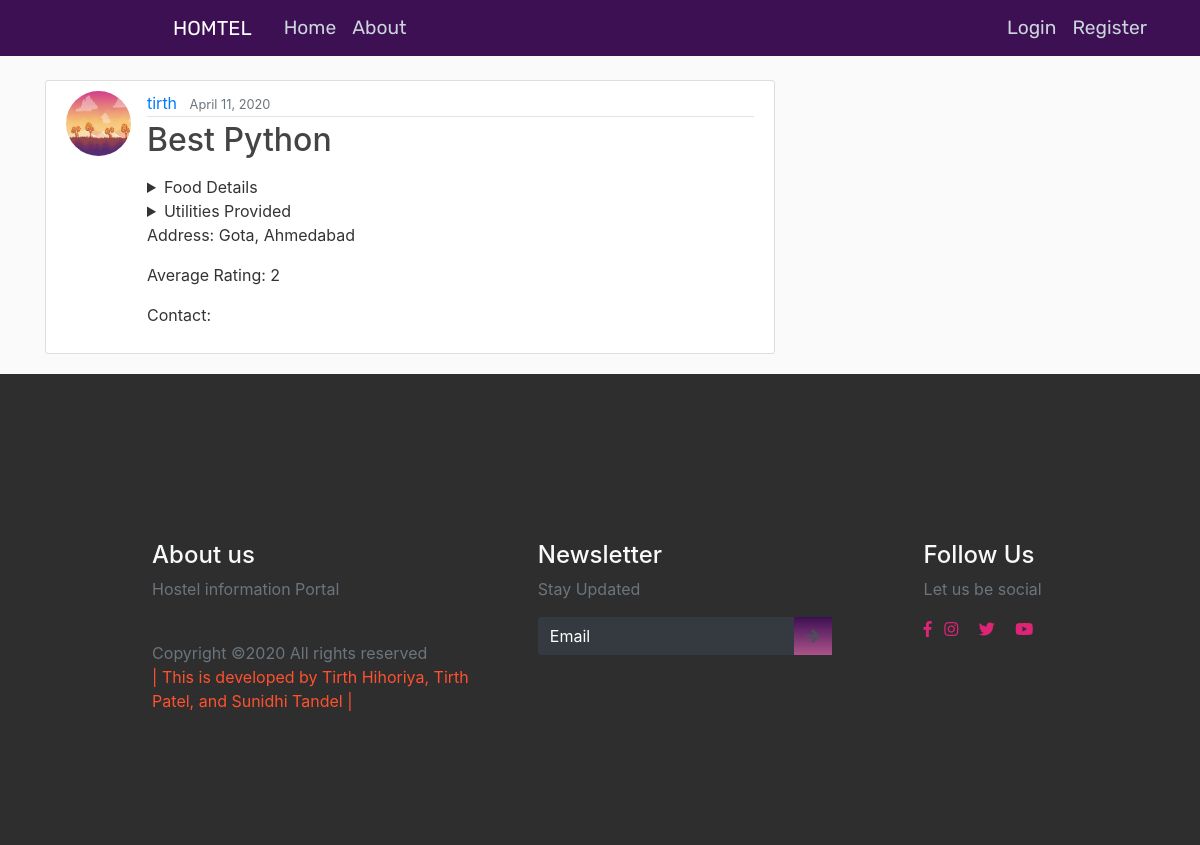
The page /post/56 on the database as committed earlier.
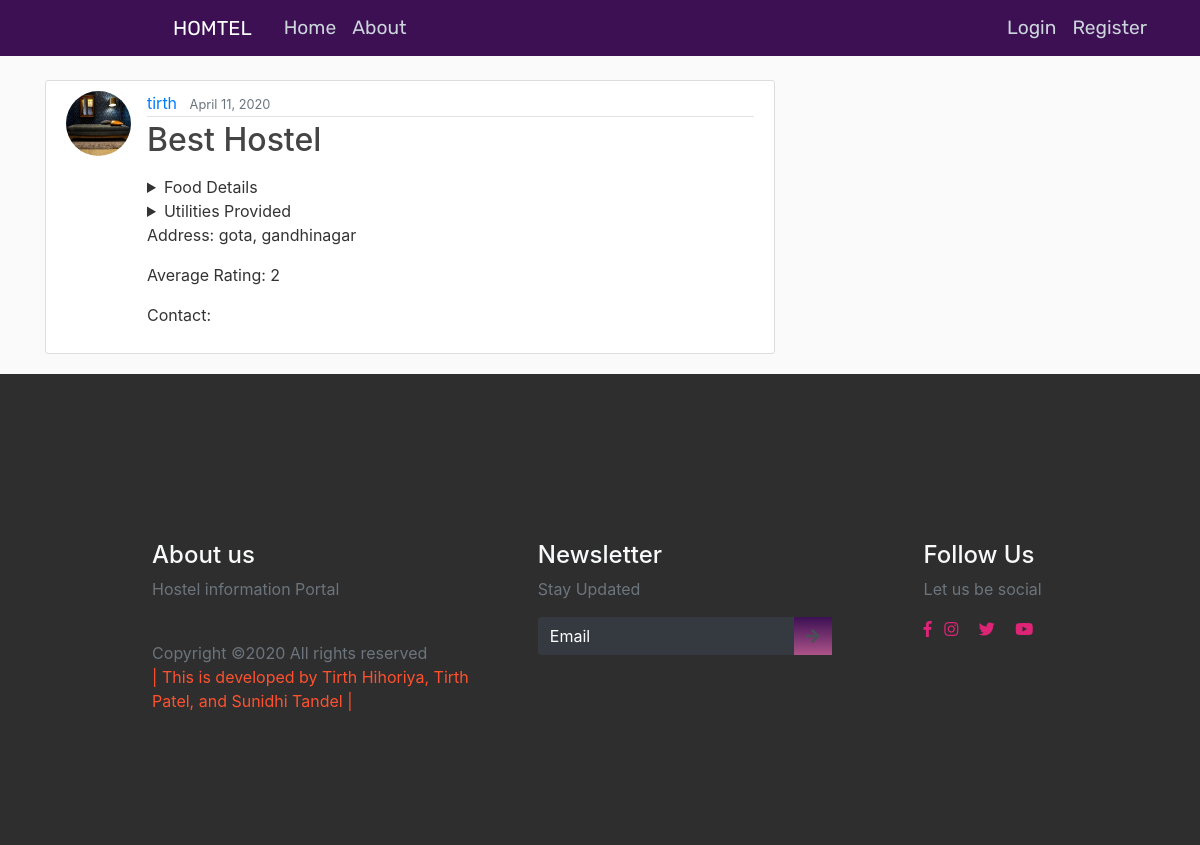
The same page on the database as committed later.
### blog/models.py (models this page shows, shortened)
class Post(models.Model):
    CITY_CHOICES = [
        ("gandhinagar", "Gandhinagar"),
        ("ahmedabad", "Ahmedabad"),
        ("bhavnagar", "Bhavnagar"),
    ]
    AREA_CHOICES = [
        ("gota", "Gota"),
        ("vaishnodevi", "Vaishnodevi"),
        ("godhrej", "Godhrej Garden City"),
    ]
    RATING_CHOICES = [("1", "1"), ("2", "2"), ("3", "3"), ("4", "4"), ("5", "5")]
    hostel_name = models.CharField(max_length=20)
    address = models.CharField(max_length=100, default="UNK")
    area = models.CharField(max_length=20, choices=AREA_CHOICES, default="UNK")
    city = models.CharField(max_length=20, choices=CITY_CHOICES, default="UNK")
    contact = models.CharField(max_length=10, default="UNK")
    rating = models.CharField(max_length=1, choices=RATING_CHOICES, default="UNK")
    breakfast = models.BooleanField(default=False)
    lunch = models.BooleanField(default=False)
    dinner = models.BooleanField(default=False)
    transportation = models.BooleanField(default=False)
    cctv = models.BooleanField(default=False)
    fridge = models.BooleanField(default=False)
    washing_machine = models.BooleanField(default=False)
    geyser = models.BooleanField(default=False)
    ac = models.BooleanField(default=False)
    date_posted = models.DateTimeField(
        default=timezone.now
    )  # only when post was created use--> auto_now_add=True
    author = models.ForeignKey(User, on_delete=models.CASCADE)

### users/models.py (models this page shows, shortened)
class Profile(models.Model):
    user = models.OneToOneField(User, on_delete=models.CASCADE)
    image = models.ImageField(default="default.jpg", upload_to="profile_pics")

### blog/views.py (the view)
# urls.py: path("post/<int:pk>", PostDetailView.as_view(), name="post-detail"),
class PostDetailView(DetailView):
    model = Post

### blog/templates/blog/post_detail.html (shortened to what this page needs)
{% extends "blog/base.html" %}
{% block content %}
    <article class="media content-section">
        <img src="{{ object.author.profile.image.url }}" alt="profile_pic" class="rounded-circle article-img">
        <div class="media-body">
        <div class="article-metadata">
            <a class="mr-2" href="{% url 'user-posts' object.author.username %}">{{ object.author }}</a>
            <small class="text-muted">{{ object.date_posted|date:"F d, Y" }}</small>
        </div>
        <h2 class="article-title">{{ object.hostel_name }}</h2>
        <div class="article-specs">
            <details>
            <summary>Food Details</summary>
            </details>
            <details>
                <summary>Utilities Provided</summary>
                </details>
        <p class="article-content">Address: {{ object.area}},&nbsp{{ object.city}}</p>
        <p class="article-content">Average Rating: {{ object.rating}}</p>
        <p class="article-content">Contact: {{ user.contact }}</p>
        </div>
    </article>
{% endblock content %}

### blog/templates/blog/base.html (shortened to what this page needs)
{% load static %}
<!DOCTYPE html>
<html >
  <head>
    <link rel="stylesheet" href="https://stackpath.bootstrapcdn.com/bootstrap/4.4.1/css/bootstrap.min.css">
    <link rel="stylesheet" type="text/css" href="{% static 'blog/main.css' %}">
    <link rel="stylesheet" href="https://use.fontawesome.com/releases/v5.7.2/css/all.css"
>
  <link rel="stylesheet" href="{% static 'blog/Style.css' %}" />
  <link rel="stylesheet" href="{% static 'blog/mobile-style.css' %}">
  <link rel="stylesheet" href="{% static 'blog/main.js' %}">
</head>
<body>
    <header class="site-header">
        <nav class="navbar navbar-expand-md navbar-dark bg-steel fixed-top">
        <div class="container">
            <a class="navbar-brand mr-4" href="{% url 'blog-home' %} ">HOMTEL</a>
            <div class="collapse navbar-collapse" id="navbarToggle">
            <div class="navbar-nav mr-auto">
                <a class="nav-item nav-link" href="{% url 'blog-home' %} ">Home</a>
                <a class="nav-item nav-link" href="{% url 'blog-about' %} ">About</a>
            </div>
            <div class="navbar-nav">
              {% if user.is_authenticated %}
                {% if user.user_role == seller %}
                  <a class="nav-item nav-link" href="{% url 'post-create' %}">New Hostel</a>
                {% endif %}
                  <a class="nav-item nav-link" href="{% url 'profile' %}">Profile</a>
                  <a class="nav-item nav-link" href="{% url 'logout' %}">Logout</a>
              {% else %}
                <a class="nav-item nav-link" href="{% url 'login' %}">Login</a>
                <a class="nav-item nav-link" href="{% url 'register' %}">Register</a>
              {% endif %}
            </div>
            </div>
        </div>
        </nav>
    </header>
    <main role="main" class="container">
        <div class="row">
          <div class="col-md-8">
            {% block content %}{% endblock %}
          </div>
        </div>
      </main>
      <footer>
        <br><br>
        <div class="container-fluid p-0">
          <div class="row text-left">
            <div class="col-md-5 col-sm-5">
              <h4 class="text-light">About us</h4>
              <p class="text-muted">Hostel information Portal</p>
              <p class="pt-4 text-muted">Copyright ©2020 All rights reserved <br>
                <span> |  This is developed by Tirth Hihoriya, Tirth Patel, and Sunidhi Tandel  |</span>
              </p>
            </div>
            <div class="col-md-5 col-sm-12">
              <h4 class="text-light">Newsletter</h4>
              <p class="text-muted">Stay Updated</p>
              <form class="form-inline">
                <div class="col pl-0">
                  <div class="input-group pr-5">
                    <input type="text" class="form-control bg-dark text-white" id="inlineFormInputGroupUsername2" placeholder="Email">
                    <div class="input-group-prepend">
                      <div class="input-group-text">
                        <i class="fas fa-arrow-right"></i>
                      </div>
                    </div>
                  </div>
                </div>
              </form>
            </div>
            <div class="col-md-2 col-sm-12">
              <h4 class="text-light">Follow Us</h4>
              <p class="text-muted">Let us be social</p>
              <div class="column text-light">
                <i class="fab fa-facebook-f"></i>
                <i class="fab fa-instagram"></i>
                <i class="fab fa-twitter"></i>
                <i class="fab fa-youtube"></i>
              </div>
            </div>
          </div>
        </div>
      </footer>
</body>
</html>

### blog/static/blog/main.css (style rules this page uses)
body { background: #fafafa; color: #333333; margin-top: 5rem; }
h1, h2, h3, h4, h5, h6 { color: #f8f9fa; }
.bg-steel { background-color: #3c1053; }
.site-header .navbar-nav .nav-link { color: #cbd5db; }
.content-section { background: #ffffff; padding: 10px 20px; border: 1px solid #dddddd; border-radius: 3px; margin-bottom: 20px; }
.article-title { color: #444444; }
.article-content { white-space: pre-line; }
.article-img { height: 65px; width: 65px; margin-right: 16px; }
.article-metadata { padding-bottom: 1px; margin-bottom: 4px; border-bottom: 1px solid #e3e3e3 }

### blog/static/blog/Style.css (style rules this page uses)
* { box-sizing: border-box; }
header, section { overflow-x: hidden; }
:root { --Rubik-font: "Rubik", cursive; --Rubik: "Rubik", cursive; --Patua: "Patua One", cursive; --Lobster: "lobster", cursive; --light-black: #2e2c2caf; --bggradient: linear-gradient(to bottom, #3c1053 ,#ad5389); --light-gray: rgba(255, 255, 255, 0.877); }
header a { font-family: var(--Rubik); font-size: 0.9em; color: whitesmoke; }
header .nav-item:last-child { padding-right: 10.5em; }
header .nav-item { padding: 0.2em; }
header .navbar-brand { padding-left: 8rem; }
header { background: #3c1053; background: var(--bggradient); }
footer { background: rgba(0, 0, 0, 0.815); overflow-x: hidden; padding: 14vmin 18vmin; }
footer p > span { color: #ff512f; }
footer input { border: none !important; }
footer input::placeholder { color: white !important; }
footer .input-group .input-group-text { background: var(--bggradient); border: none; }
footer .column i { color: #dd2476; }
footer .column i + i { padding: 0 0.5em; }

### blog/templates/blog/base.html (style rules this page uses)
.bg-steel { background-color: #3c1053; }
header a { font-family: var(--Rubik); font-size: 1.2em; color: whitesmoke; }

Rows that differ between the two databases and show on the page:
changed Post "tirth": author.profile.image: a different picture; hostel_name "Best Python" → "Best Hostel"; area "Gota" → "gota"; city "Ahmedabad" → "gandhinagar"
